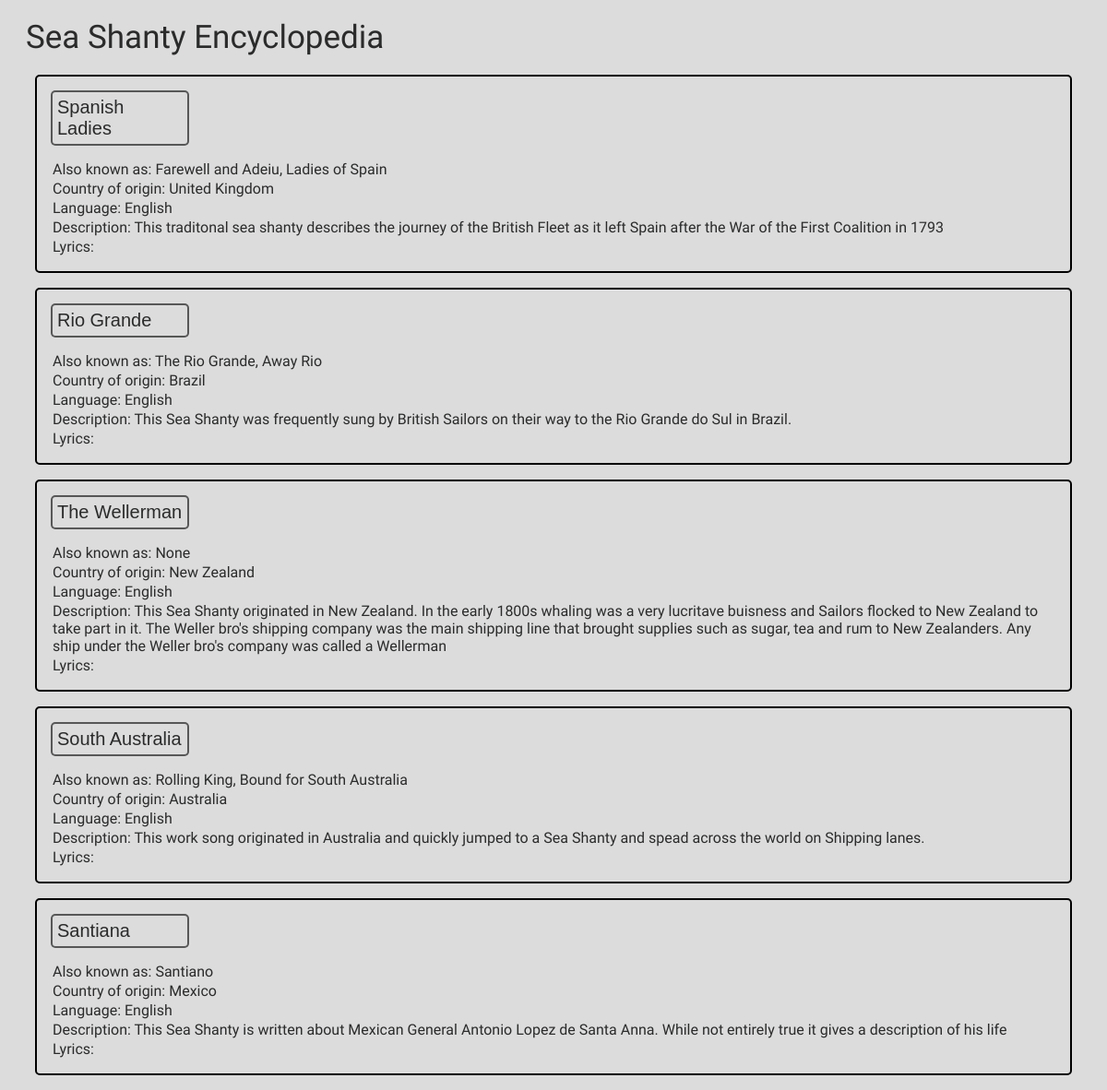
The page / on the database its author committed.
### SHE.py (models this page shows)
class seashanties(db.Model):
    ID = db.Column(db.Integer(), primary_key=True,)
    Name = db.Column(db.String(),unique=True)
    AltName = db.Column("Alternative_Names",db.String(),unique=True)
    Desc = db.Column("Description",db.String())
    Language = db.Column("Language",db.String(),db.ForeignKey("Language.Name"))
    Country = db.Column("Country_Origin",db.String(), db.ForeignKey("Countries.Name"))

### SHE.py (the view, shortened to what this page needs)
@app.route('/', methods=["GET","POST"])
def home():
    shantys = None
    return render_template("home.html", shantys = seashanties.query.all())  # Return the html template

### templates/home.html (shortened to what this page needs)
<!DOCTYPE html>
<html>
  <head>
    <link rel="stylesheet" href="/static/style.css">
  </head>
  <body>
    <p class="title">Sea Shanty Encyclopedia   </p>
      {% for shanty in shantys %}
      <div class="entry">
        <button class="btn" onclick="dropdown('box1')">{{shanty.Name}}</button>
          <p class="dropdownText"> Also known as: {{shanty.AltName}}</p>
          <p class="dropdownText"> Country of origin: {{shanty.Country}}</p>
          <p class="dropdownText"> Language: {{shanty.Language}}</p>
          <p class="dropdownText"> Description: {{shanty.Desc}}</p>
          <p class="dropdownText"> Lyrics: </p>
      </div>
      {% endfor %}
  </body>
</html>

### static/style.css (style rules this page uses)
:root { --c1: #DCDCDD; --c2: #2A2B2A; --c3: #1985A1; }
body { background-color: var(--c1); font-family: Hind; color: var(--c2); }
.title { font-size: 35px; margin: 20px; }
.dropdownText { margin:2px; }
.btn { border: solid; border-width: 2px; border-radius: 5px; color: var(--c2); font-size: 20px; background-color: var(--c1); border-color: rgba(42, 43, 42, 0.75); padding: 5px; width: 150px; text-align: left; text-decoration: none; outline: none; }
.entry { margin-left: 30px; margin-right: 30px; padding: 15px; border-style: solid; border-radius: 5px; border-color: black; border-width: 2px; }

### rows shown on the page
seashanties: Name "Spanish Ladies", AltName "Farewell and Adeiu, Ladies of Spain", Country "United Kingdom", Language "English", Desc "This traditonal sea shanty describes the journey of the British Fleet as it left Spain after the War of the First Coalition in 1793"
seashanties: Name "Rio Grande", AltName "The Rio Grande, Away Rio", Country "Brazil", Language "English", Desc "This Sea Shanty was frequently sung by British Sailors on their way to the Rio Grande do Sul in Brazil."
seashanties: Name "The Wellerman", AltName "None", Country "New Zealand", Language "English", Desc "This Sea Shanty originated in New Zealand. In the early 1800s whaling was a very lucritave buisness and Sailors flocked to New Zealand to take part in it. The Weller bro's shipping company was the main shipping line that brought supplies such as sugar, tea and rum to New Zealanders. Any ship under the Weller bro's company was called a Wellerman"
seashanties: Name "South Australia", AltName "Rolling King, Bound for South Australia", Country "Australia", Language "English", Desc "This work song originated in Australia and quickly jumped to a Sea Shanty and spead across the world on Shipping lanes."
seashanties: Name "Santiana", AltName "Santiano", Country "Mexico", Language "English", Desc "This Sea Shanty is written about Mexican General Antonio Lopez de Santa Anna. While not entirely true it gives a description of his life"
